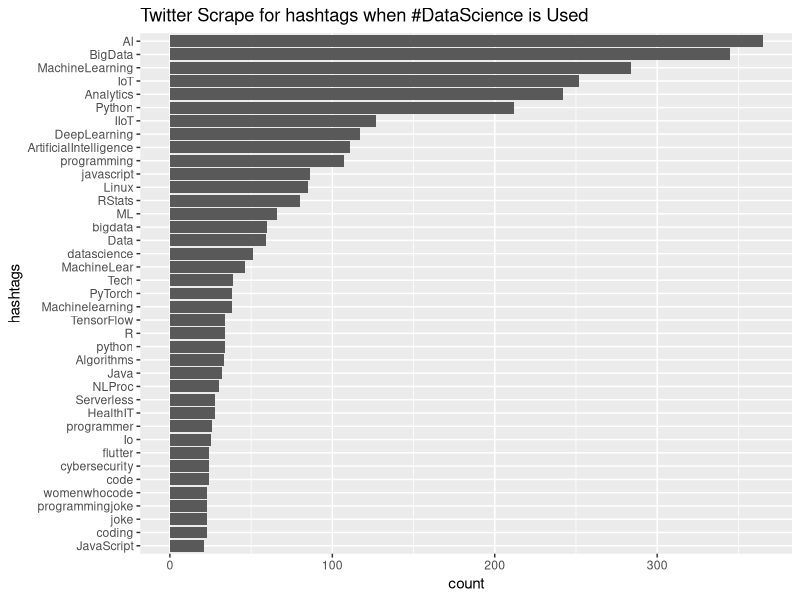

This chart was generated by the following R code:
## ---- chunk 1
knitr::opts_chunk$set(echo = TRUE)
library(dplyr)
library(ggplot2)
## ---- chunk 2
word.df<-read.csv("data/twitter_words.csv")

unique_word<-word.df%>%
  group_by(word)%>%
  summarize(word_count=n_distinct(word), .groups = 'drop_last')%>%
  arrange(word_count)


count_word<-word.df%>%
  filter(word!="DataScience")%>%
  group_by(word)%>%
  summarize(word_count=sum(!is.na(word)))%>%
  arrange(desc(word_count))

knitr::kable(head(count_word))
## ---- chunk 3
count_word_cut<-count_word%>%
  filter(word_count>20)

ggplot(count_word_cut, mapping=aes(x=reorder(word,word_count),y=word_count))+
  geom_bar(stat="identity")+
  coord_flip() +
  labs(title="Twitter Scrape for hashtags when #DataScience is Used",x="hashtags", y="count")

